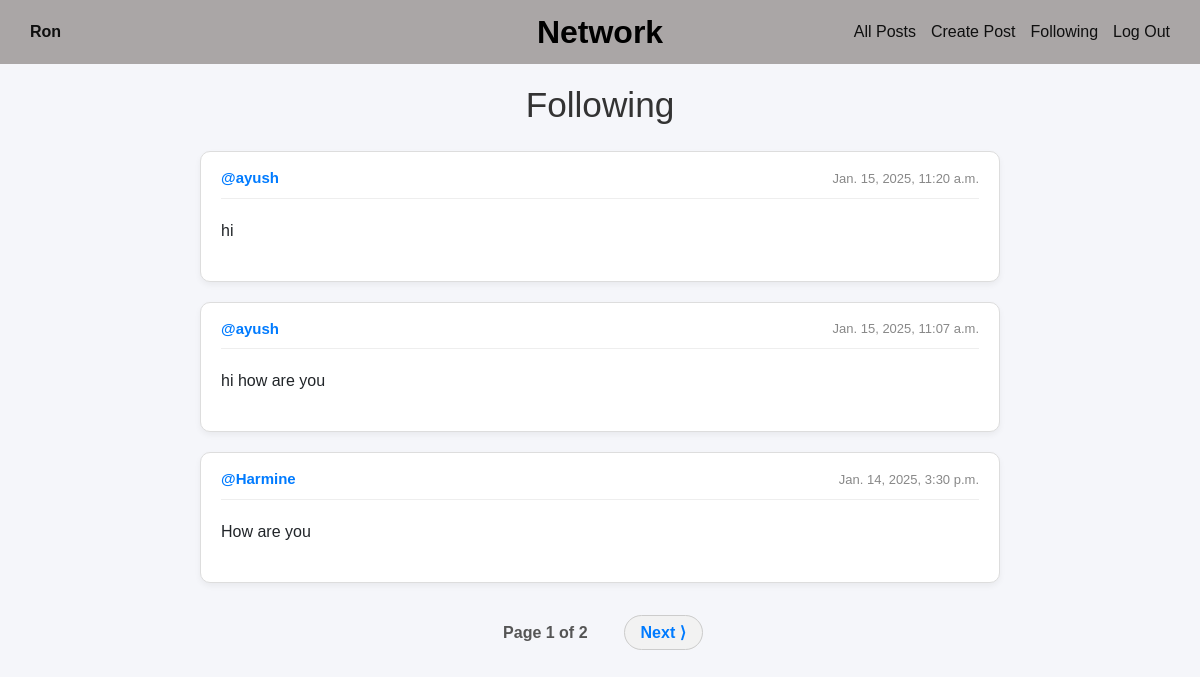
Page /following (signed in) on the earlier database version.
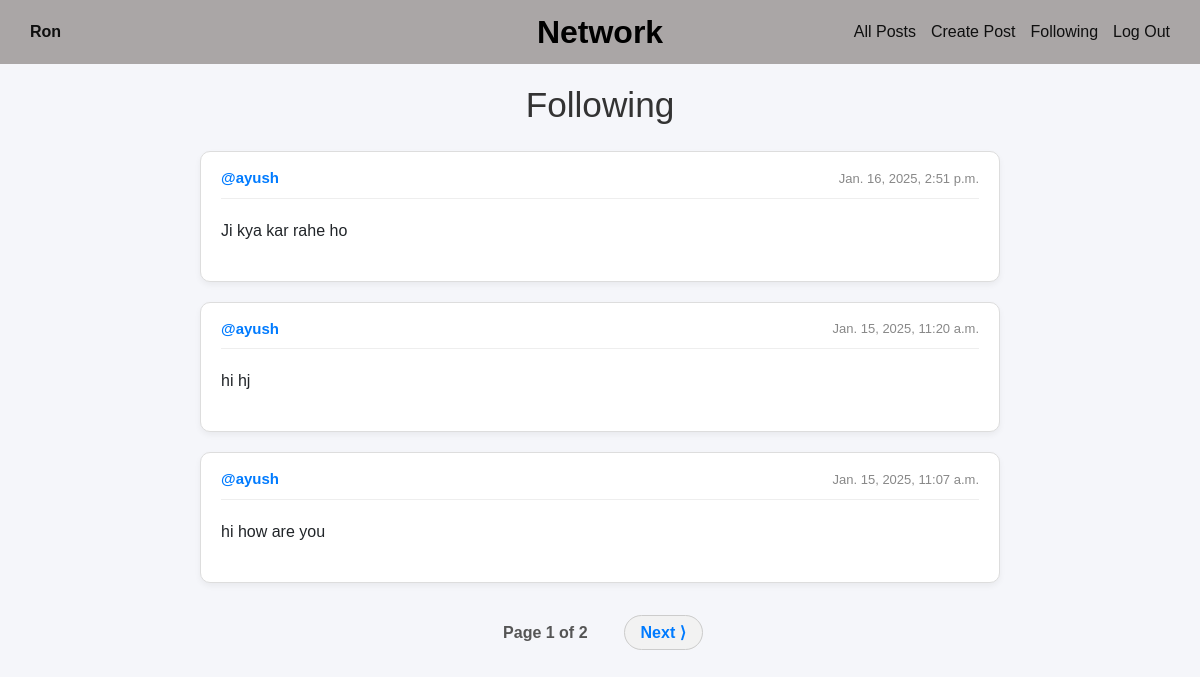
Same page on the later database version.
### network/models.py (models this page shows, shortened)
class Post(models.Model):
    content = models.CharField(max_length=140)
    user = models.ForeignKey(User, on_delete=models.CASCADE, related_name="author")
    date=models.DateTimeField(auto_now_add=True)

class User(AbstractUser):
    pass

### network/views.py (the view)
# urls.py: path("following",views.following,name="following"),
def following(request):
    currentUser=User.objects.get(pk=request.user.id)
    followingPeople = Follow.objects.filter(user=currentUser)
    allPosts = Post.objects.all().order_by('id').reverse()
    followingPosts =[]
    for post in allPosts:
        for person in followingPeople:
            if person.user_follower == post.user:
                followingPosts.append(post)
    paginator = Paginator(followingPosts, 3)
    page_number = request.GET.get('page')
    posts_of_the_page = paginator.get_page(page_number)
    return render(request, "network/following.html",{
        "posts_of_the_page":posts_of_the_page
        })

### network/templates/network/following.html (shortened to what this page needs)
{% extends "network/layout.html" %}
{% block body %}
<div class="container">
<h1 class="page-title">Following</h1>
    {% for post in posts_of_the_page %}
    <div class="post-card">
      <div class="post-header">
        <strong><a href="{% url 'profile' user_id=post.user.id %}">@{{ post.user }}</a></strong>
        <span class="post-date">{{post.date}}</span>
      </div>
      <div id="content_{{post.id}}" class="post-content">
        {{post.content}}
      </div>
    </div>
    {% endfor %}
    <div class="pagination">
      <ul class="pagination-list">
            <li class="current-page">Page {{ posts_of_the_page.number }} of {{ posts_of_the_page.paginator.num_pages }}</li>
            {% if posts_of_the_page.has_next %}
              <li><a class="pagination-btn" href="?page={{ posts_of_the_page.next_page_number }}">Next ⟩</a></li>
            {% endif %}
      </ul>
    </div>
</div>
{% endblock %}

Differences in the rows shown:
no longer on this page (row unchanged): Post: user "Harmine", date "Jan. 14, 2025, 3:30 p.m.", content "How are you"
added Post: user "ayush", date "Jan. 16, 2025, 2:51 p.m.", content "Ji kya kar rahe ho"
changed Post "Jan. 15, 2025, 11:20 a.m.": content "hi" → "hi hj"
